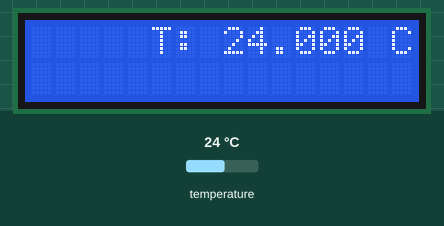
Bench run of a program on a simulated Raspberry Pi (BCM pin numbers). Parts: 16×2 character LCD. The inputs (shaded band) are chosen by the test bench; at power-on: temperature 24 °C. Library files of the repository ran but are not shown: LCD1602.py.

Above: at 3.5 s.
3.6 s: temperature set to 12 °C
At 5.7 s:
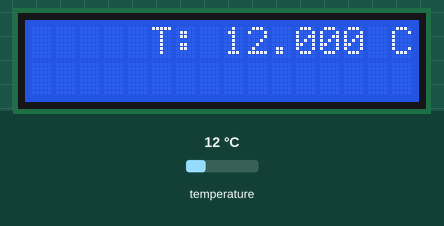
6.0 s: temperature set to 19 °C
At 6.5 s:
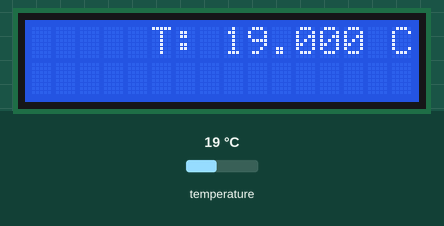
8.3 s: temperature set to 28 °C
At 10.7 s:
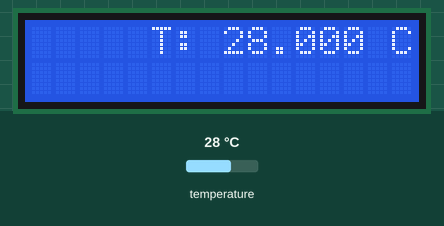
Timing chart, 0 to 12.2 s (numbered marks = the images above; inputs shaded):
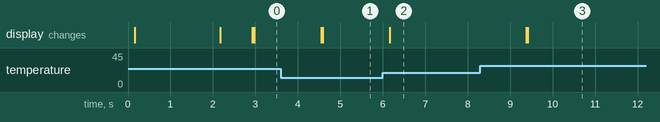

The program:

temperature.py
```python
# temperature_sensor_with_LCD1602
import os
import LCD1602
import time

ds18b20 = ''


def setup_temperature():
    """
    Setup temperature
    :return:
    """
    global ds18b20
    for i in os.listdir('/sys/bus/w1/devices'):
        if i != 'w1_bus_master1':
            ds18b20 = i


def setup_display():
    """
    Setup LCD1602 display
    """
    # some device may use 0x3F as address
    LCD1602.init(0x27, 1)  # init(slave address, background light)
    LCD1602.write(0, 0, 'Greetings!!')
    LCD1602.write(1, 1, 'From @Kakin')
    time.sleep(2)


def read():
    """
    Read temperature
    :return: temperature
    """
    # global ds18b20
    location = '/sys/bus/w1/devices/' + ds18b20 + '/w1_slave'
    tfile = open(location)
    text = tfile.read()
    tfile.close()
    secondline = text.split("\n")[1]
    temperaturedata = secondline.split(" ")[9]
    temperature = float(temperaturedata[2:])
    temperature = temperature / 1000
    return temperature


def loop():
    # remove welcome info
    LCD1602.clear()

    while True:
        current_temperature = read()
        msg = "T: %0.3f C" % current_temperature

        if current_temperature is not None:
            LCD1602.write(16 - len(msg), 0, msg)
            time.sleep(0.8)


def destroy():
    """
    Stop all
    :return:
    """
    LCD1602.clear()


if __name__ == '__main__':
    try:
        setup_temperature()
        setup_display()
        loop()
    except KeyboardInterrupt:
        destroy()
```

Measured:
- after the input at 3.6 s, the display: first changes after 0.95 s (image 1 shows a later state)
- after the input at 6.0 s, the display: changes after 0.17 s (image 2)
- after the input at 8.3 s, the display: first changes after 1.1 s (image 3 shows a later state)
